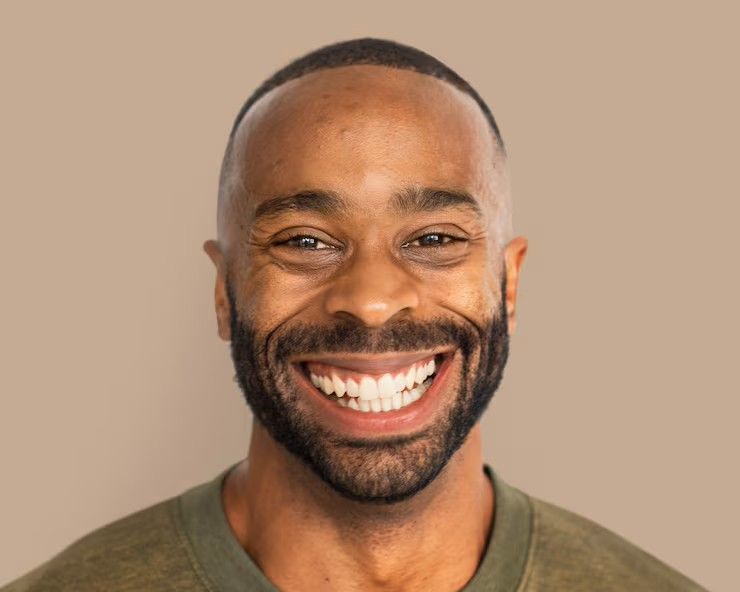
#> input picture Sample Pictures/face_1.jpg, 740 x 592 px
$ python photo_detect.py
#> lines starting #> are read from the running program, lines starting #| are printed output that depends on the picture; after the words box and inside, x2 and y2 are one past the last pixel; in counts of white or black regions, pixels touching at a corner belong together
import cv2

face_cascade = cv2.CascadeClassifier("XML_FILES/haarcascade_frontalface_default.xml")

eye_cascade = cv2.CascadeClassifier("XML_FILES/haarcascade_eye.xml")

smile_cascade = cv2.CascadeClassifier("XML_FILES/haarcascade_smile.xml")

image_path = ["Sample Pictures/face_1.jpg",
              "Sample Pictures/face_2.jpg",]
for path in image_path:

    image = cv2.imread(path)
#> image is the input picture: shape (592, 740, 3); mean B, G, R 117.9, 143.4, 176.8
    gray = cv2.cvtColor(image, cv2.COLOR_BGR2GRAY)
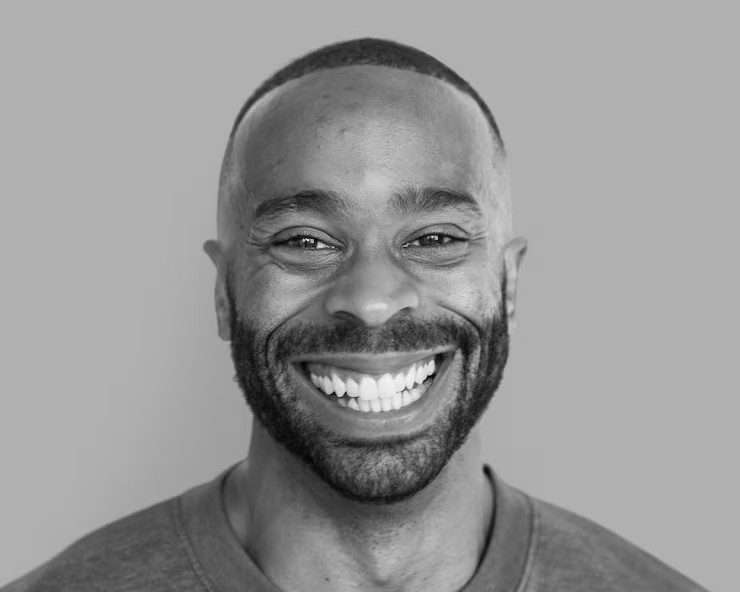
#> gray: shape (592, 740); min 3, max 245, mean 150.4

    detect_faces = face_cascade.detectMultiScale(gray,1.1,5)
#> detect_faces = [[198, 95, 342, 342]]

    for (x,y,w,h) in detect_faces:

        cv2.rectangle(image, (x,y), (x+w,y+h), (0,255,0), 2)

        roi_gray = gray[y:y+h, x:x+w]
        roi_image = image[y:y+h, x:x+w]

        eyes = eye_cascade.detectMultiScale(roi_gray,1.1,10)

        if len(eyes)>0:
            cv2.putText(image,"Eyes Detected", (x,y-30),cv2.FONT_HERSHEY_SIMPLEX,0.6, (0,255,0), 2)
        else:
            cv2.putText(image,"Eyes Not Detected", (x,y-30),cv2.FONT_HERSHEY_SIMPLEX,0.6, (0,255,0), 2)

        smile = smile_cascade.detectMultiScale(roi_gray,1.1,10)

        if len(smile)>0:
            cv2.putText(image,"Smile Detected", (x,y-10), cv2.FONT_HERSHEY_SIMPLEX, 0.6, (0,255,0), 2)
        else:
            cv2.putText(image,"Smile Not Detected", (x,y-10), cv2.FONT_HERSHEY_SIMPLEX,0.6, (0,255,0), 2)
#> this loop made 1 pass
#> (x, y, w, h, eyes) on pass 1: (198, 95, 342, 342, [[190, 104, 90, 90]])
#> pass 1, `roi_gray = gray[y:y+h, x:x+w]`:
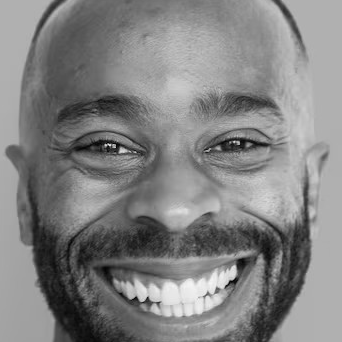
#> roi_gray: shape (342, 342); min 3, max 245, mean 130.1
#> pass 1, `roi_image = image[y:y+h, x:x+w]`:
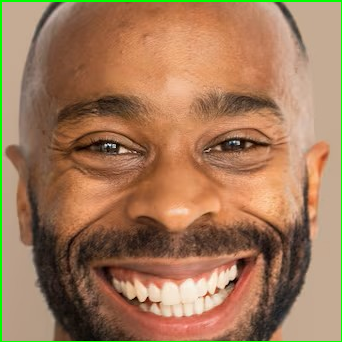
#> roi_image: shape (342, 342, 3); mean B, G, R 89.8, 121.5, 162.4
#> after the loop:
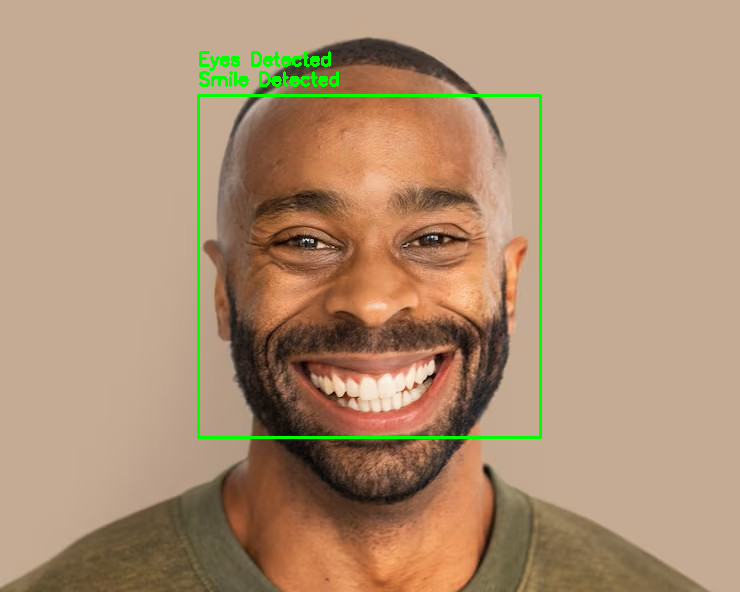
#> image: shape (592, 740, 3); 1.41% of pixels changed, all inside (x1, y1, x2, y2) = (197, 51, 542, 439)

    cv2.imshow("Photo Detection", image)
    cv2.waitKey(0)
#> pass 2 of the loop `for path in image_path:`:
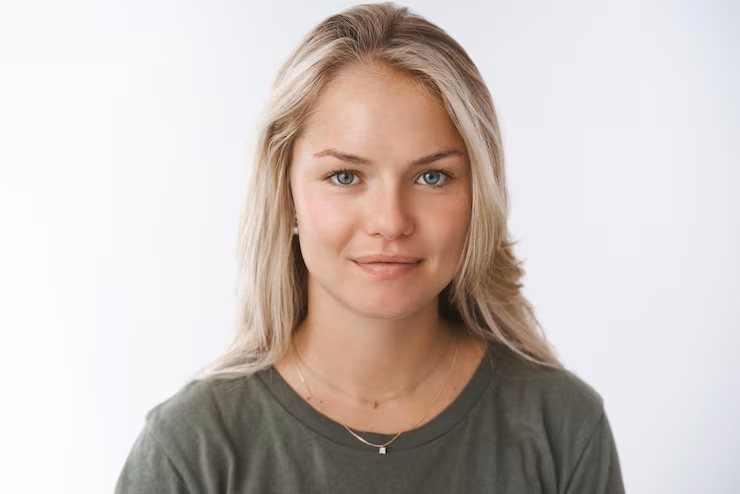
#> input picture Sample Pictures/face_2.jpg, 740 x 494 px
#> image is the input picture: shape (494, 740, 3); mean B, G, R 189.4, 194.2, 204.4
#> gray: shape (494, 740)
#> detect_faces = [[276, 92, 222, 222]]
#> the loop `for (x,y,w,h) in detect_faces: ` made 1 pass
#> (x, y, w, h, eyes) on pass 1: (276, 92, 222, 222, [[44, 60, 51, 51], [128, 60, 51, 51]])
#> pass 1, `roi_image = image[y:y+h, x:x+w]`:
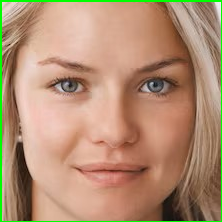
#> roi_image: shape (222, 222, 3); mean B, G, R 114.2, 142.6, 177.6
#> after the loop `for (x,y,w,h) in detect_faces:`:
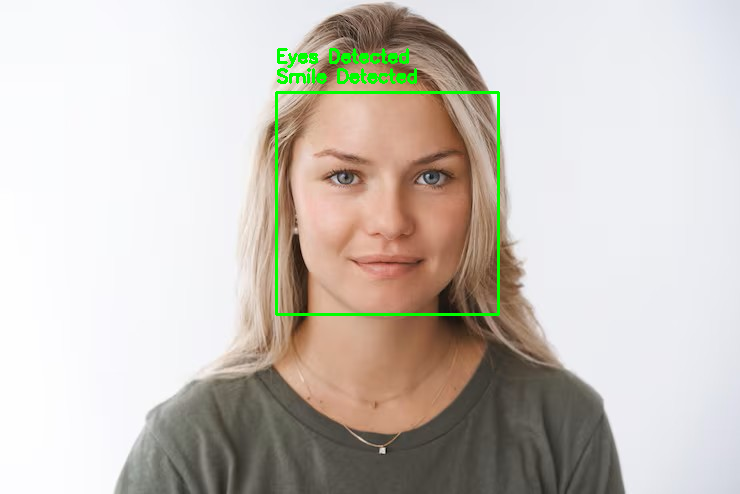
#> image: shape (494, 740, 3); 1.29% of pixels changed, all inside (x1, y1, x2, y2) = (275, 48, 500, 316)

cv2.destroyAllWindows()
